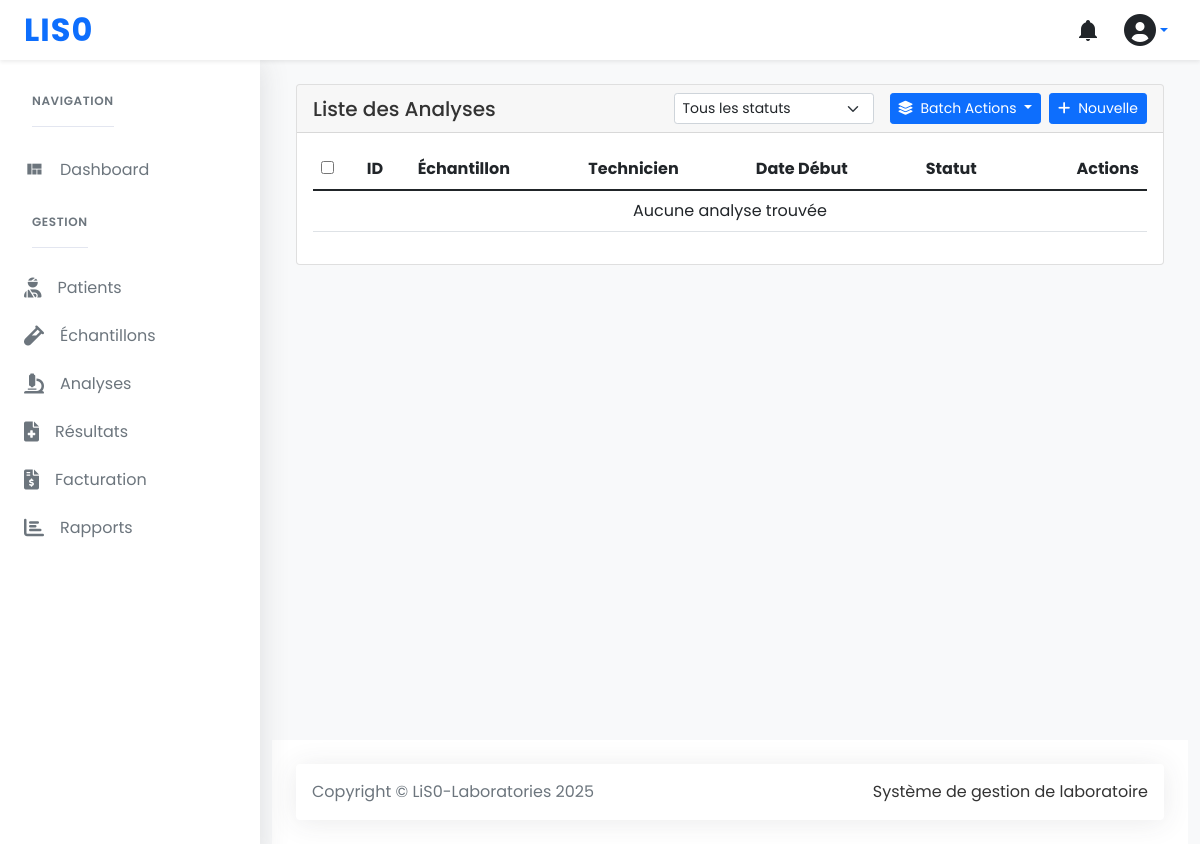
The page /analysis/ on the database as committed earlier.
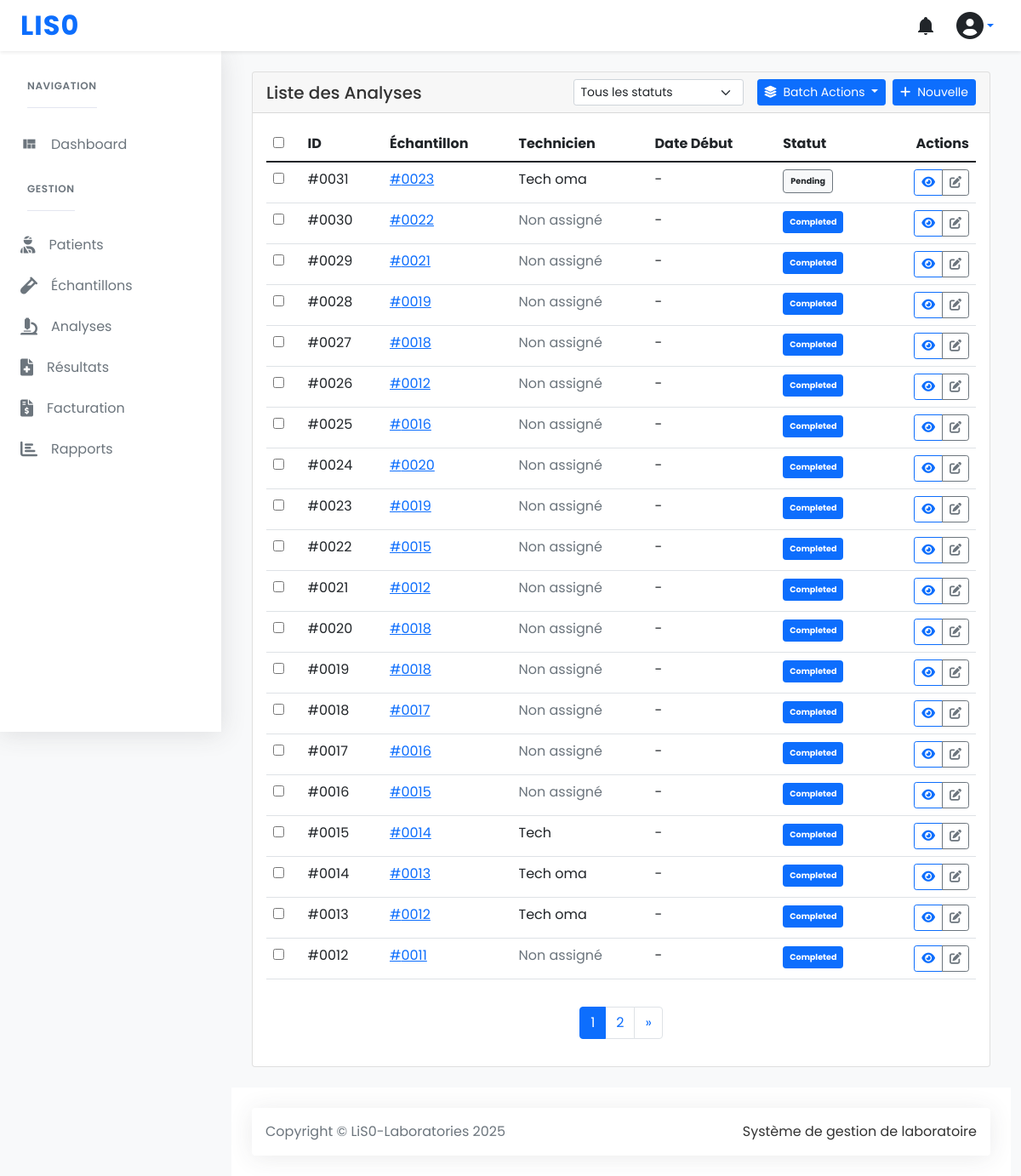
The same page on the database as committed later.
### analysis/models.py (models this page shows, shortened)
class Analysis(BaseModel):
    STATUS_CHOICES = [
        ('pending', 'Pending'),
        ('in_progress', 'In Progress'),
        ('completed', 'Completed'),
        ('verified', 'Verified'),
        ('cancelled', 'Cancelled'),
    ]
    PRIORITY_CHOICES = [
        ('routine', 'Routine (7-10 hours)'),
        ('urgent', 'Urgent (4 hours)'),
        ('stat', 'STAT (<1 hour)'),
    ]
    BLOOD_PANELS = [
        ('cbc', 'Complete Blood Count'),
        ('cmp', 'Comprehensive Metabolic Panel'),
        ('lipid', 'Lipid Panel'),
        ('thyroid', 'Thyroid Panel'),
        ('coagulation', 'Coagulation Panel'),
    ]
    history = AuditlogHistoryField()
    sample = models.ForeignKey(
        'samples.Sample',
        on_delete=models.CASCADE,
        related_name='analyses'
    )
    analysis_type = models.ForeignKey(
        AnalysisType,
        on_delete=models.PROTECT,
        null=True,
        blank=True,
        related_name='analyses'
    )
    bill = models.ForeignKey(
        'billing.Bill',
        on_delete=models.SET_NULL,
        null=True,
        blank=True,
        related_name='analyses'
    )
    status = models.CharField(
        max_length=20,
        choices=STATUS_CHOICES,
        default='pending'
    )
    priority = models.CharField(
        max_length=20,
        choices=PRIORITY_CHOICES,
        default='routine'
    )
    started_at = models.DateTimeField(null=True, blank=True)
    completed_at = models.DateTimeField(null=True, blank=True)
    verified_at = models.DateTimeField(null=True, blank=True)
    technician = models.CharField(max_length=100, blank=True)
    verified_by = models.ForeignKey(
        settings.AUTH_USER_MODEL,
        on_delete=models.SET_NULL,
        null=True,
        blank=True,
        related_name='verified_analyses'
    )
    created_by = models.ForeignKey(
        settings.AUTH_USER_MODEL,
        on_delete=models.PROTECT,
        related_name='created_analyses'
    )
    notes = models.TextField(blank=True)
    selected_panels = models.JSONField(default=list, blank=True)
    instrument_used = models.CharField(max_length=100, blank=True)
    qc_status = models.CharField(max_length=50, blank=True)
    class Meta:
        verbose_name_plural = 'Analyses'
        ordering = ['-created_at']
        indexes = [
            models.Index(fields=['status']),
            models.Index(fields=['priority']),
            models.Index(fields=['sample']),
            models.Index(fields=['analysis_type']),
            models.Index(fields=['bill']),  # New index for billing
        ]

### samples/models.py (models this page shows, shortened)
class Sample(BaseModel):
    STATUS_CHOICES = [
        ('collected', 'Collected'),
        ('received', 'Received in Lab'),
        ('processing', 'Processing'),
        ('analyzed', 'Analyzed'),
        ('reported', 'Reported'),
        ('archived', 'Archived'),
        ('rejected', 'Rejected'),
    ]
    REJECTION_REASONS = [
        ('hemolyzed', 'Hemolyzed'),
        ('insufficient', 'Insufficient Volume'),
        ('contaminated', 'Contaminated'),
    ]
    objects = SampleQuerySet.as_manager()
    patient = models.ForeignKey(Patient, on_delete=models.CASCADE, related_name='samples')
    sample_type = models.ManyToManyField(SampleType)
    collection_date = models.DateTimeField()
    received_date = models.DateTimeField(null=True, blank=True)
    status = models.CharField(max_length=20, choices=STATUS_CHOICES, default='collected')
    rejection_reason = models.CharField(max_length=20, choices=REJECTION_REASONS, blank=True, null=True)
    rejection_notes = models.TextField(blank=True, null=True)
    notes = models.TextField(blank=True)
    barcode = models.CharField(max_length=50, unique=True)
    current_technician = models.ForeignKey(
        'users.User',
        on_delete=models.SET_NULL,
        null=True,
        blank=True,
        related_name='current_samples'
    )
    qr_code = models.ImageField(upload_to='qr_codes/samples/', blank=True, null=True)
    qr_token = models.CharField(max_length=64, blank=True)
    qr_token_expires = models.DateTimeField(null=True, blank=True)
    class Meta:
        ordering = ['-collection_date']
        indexes = [
            models.Index(fields=['barcode']),
            models.Index(fields=['status']),
            models.Index(fields=['collection_date']),
        ]

### analysis/views.py (the view)
# urls.py: path('', AnalysisListView.as_view(), name='list'),
class AnalysisListView(ListView):
    model = Analysis
    template_name = 'analysis/analysis_list.html'
    context_object_name = 'analyses'
    paginate_by = 20
    def get_queryset(self):
        queryset = super().get_queryset().select_related('sample', 'created_by')
        status = self.request.GET.get('status')
        if status:
            queryset = queryset.filter(status=status)
        return queryset.order_by('-created_at')

### templates/analysis/analysis_list.html (shortened to what this page needs)
{% extends 'base.html' %}
{% block content %}
<div class="card">
  <div class="card-header d-flex justify-content-between align-items-center">
    <h5 class="card-title mb-0">Liste des Analyses</h5>
    <div class="d-flex">
      <select class="form-select form-select-sm me-2" id="statusFilter" style="width: 200px;">
        <option value="">Tous les statuts</option>
      </select>
      <div class="btn-group ms-2">
        <button type="button" class="btn btn-primary btn-sm dropdown-toggle"
                data-bs-toggle="dropdown" aria-expanded="false">
          <i class="fas fa-layer-group me-2"></i>Batch Actions
        </button>
      </div>
      <a href="{% url 'analysis:create' %}" class="btn btn-primary btn-sm ms-2">
        <i class="fas fa-plus me-2"></i>Nouvelle
      </a>
    </div>
  </div>
  <div class="card-body">
    <div class="table-responsive">
      <table class="table table-hover">
        <thead>
          <tr>
            <th><input type="checkbox" id="selectAll"></th>
            <th>ID</th>
            <th>Échantillon</th>
            <th>Technicien</th>
            <th>Date Début</th>
            <th>Statut</th>
            <th class="text-end">Actions</th>
          </tr>
        </thead>
        <tbody>
          {% for analysis in analyses %}
          <tr>
            <td><input type="checkbox" class="analysis-check" value="{{ analysis.id }}"></td>
            <td>#{{ analysis.id|stringformat:"04d" }}</td>
            <td>
              <a href="{% url 'samples:detail' analysis.sample.id %}" class="text-primary">
                #{{ analysis.sample.id|stringformat:"04d" }}
              </a>
            </td>
            <td>
              {% if analysis.technician %}
              {{ analysis.technician }}
              {% else %}
              <span class="text-muted">Non assigné</span>
              {% endif %}
            </td>
            <td>{{ analysis.start_date|date:"d/m/Y H:i"|default:"-" }}</td>
            <td>
              <span class="badge bg {% if analysis.status == 'pending' %}bg-light text-dark border border-secondary{% elif analysis.status == 'in_progress' %}bg-warning text-dark{% else %}bg-primary text-white{% endif %} p-2">
                {{ analysis.get_status_display }}
              </span>
            </td>
            <td class="text-end">
              <div class="btn-group btn-group-sm">
                <a href="{% url 'analysis:detail' analysis.id %}" class="btn btn-outline-primary" title="Voir">
                  <i class="fas fa-eye"></i>
                </a>
                <a href="{% url 'analysis:update' analysis.id %}" class="btn btn-outline-secondary" title="Modifier">
                  <i class="fas fa-edit"></i>
                </a>
              </div>
            </td>
          </tr>
          {% empty %}
          <tr>
            <td colspan="7" class="text-center">Aucune analyse trouvée</td>
          </tr>
          {% endfor %}
        </tbody>
      </table>
    </div>
    {% if is_paginated %}
    <nav aria-label="Page navigation" class="mt-3">
      <ul class="pagination justify-content-center">
        {% for num in page_obj.paginator.page_range %}
        {% if page_obj.number == num %}
        <li class="page-item active">
          <span class="page-link">{{ num }}</span>
        </li>
        {% elif num > page_obj.number|add:'-3' and num < page_obj.number|add:'3' %}
        <li class="page-item">
          <a class="page-link" href="?page={{ num }}{% if request.GET.status %}&status={{ request.GET.status }}{% endif %}">{{ num }}</a>
        </li>
        {% endif %}
        {% endfor %}
        {% if page_obj.has_next %}
        <li class="page-item">
          <a class="page-link" href="?page={{ page_obj.next_page_number }}{% if request.GET.status %}&status={{ request.GET.status }}{% endif %}" aria-label="Next">
            <span aria-hidden="true">&raquo;</span>
          </a>
        </li>
        {% endif %}
      </ul>
    </nav>
    {% endif %}
  </div>
</div>
{% endblock %}

Rows that differ between the two databases and show on the page:
added Analysis: id "0031", sample.id "0023", technician "Tech oma", start_date "-", status "Pending"
added Analysis: id "0030", sample.id "0022", technician "Non assigné", start_date "-", status "Completed"
added Analysis: id "0029", sample.id "0021", technician "Non assigné", start_date "-", status "Completed"
added Analysis: id "0028", sample.id "0019", technician "Non assigné", start_date "-", status "Completed"
added Analysis: id "0027", sample.id "0018", technician "Non assigné", start_date "-", status "Completed"
added Analysis: id "0026", sample.id "0012", technician "Non assigné", start_date "-", status "Completed"
added Analysis: id "0025", sample.id "0016", technician "Non assigné", start_date "-", status "Completed"
added Analysis: id "0024", sample.id "0020", technician "Non assigné", start_date "-", status "Completed"
added Analysis: id "0023", sample.id "0019", technician "Non assigné", start_date "-", status "Completed"
added Analysis: id "0022", sample.id "0015", technician "Non assigné", start_date "-", status "Completed"
added Analysis: id "0021", sample.id "0012", technician "Non assigné", start_date "-", status "Completed"
added Analysis: id "0020", sample.id "0018", technician "Non assigné", start_date "-", status "Completed"
added Analysis: id "0019", sample.id "0018", technician "Non assigné", start_date "-", status "Completed"
added Analysis: id "0018", sample.id "0017", technician "Non assigné", start_date "-", status "Completed"
added Analysis: id "0017", sample.id "0016", technician "Non assigné", start_date "-", status "Completed"
added Analysis: id "0016", sample.id "0015", technician "Non assigné", start_date "-", status "Completed"
added Analysis: id "0015", sample.id "0014", technician "Tech", start_date "-", status "Completed"
added Analysis: id "0014", sample.id "0013", technician "Tech oma", start_date "-", status "Completed"
added Analysis: id "0013", sample.id "0012", technician "Tech oma", start_date "-", status "Completed"
added Analysis: id "0012", sample.id "0011", technician "Non assigné", start_date "-", status "Completed"
Other text that changed with them:
new list line: "1"
new list line: "2"
text no longer shown: "Aucune analyse trouvée"
